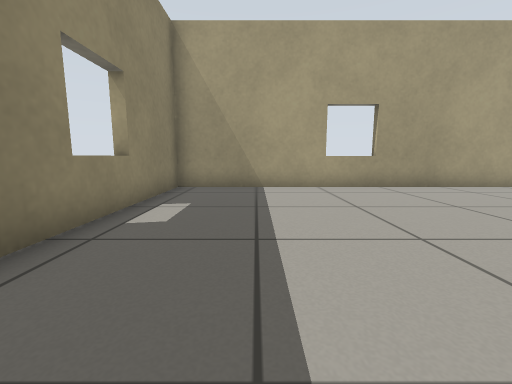
View 1 (above)

24 first-person views from a walk through a Gazebo world. The camera is 0.5 m above the floor, tilts 8° down and sees 90° across. The floor is counted in squares, 0.5 m on a side. Each view is taken from the middle of a square. On the plan, view 1 faces up. The plan holds only what a view shows up to about 11 squares ahead; the rest is blank.

View 2
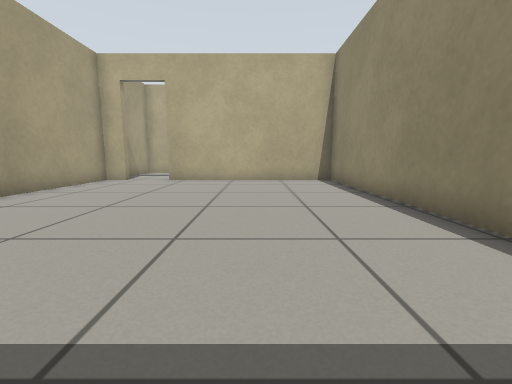

View 3
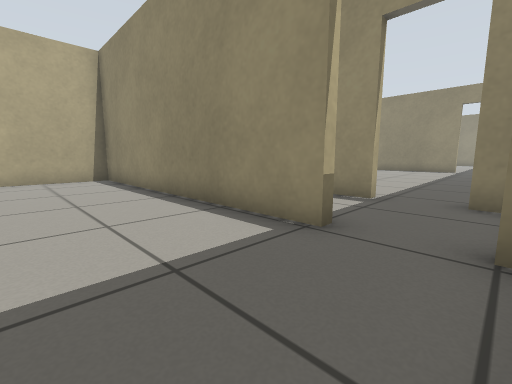

View 4
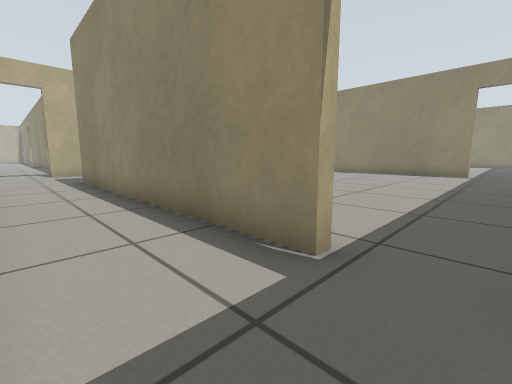

View 5
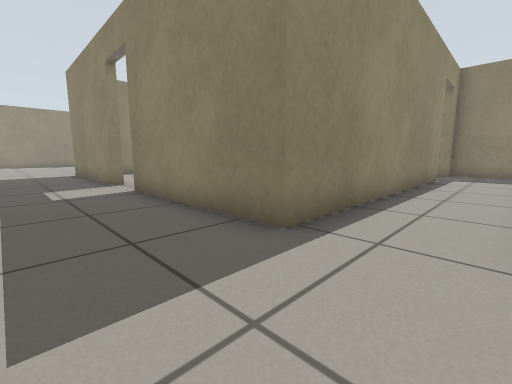

View 6
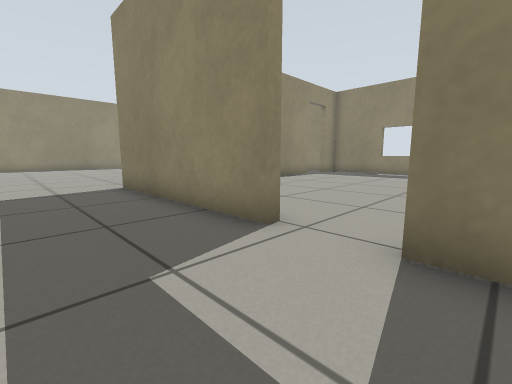

View 7
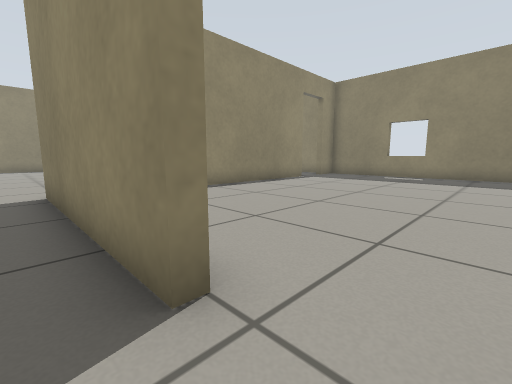

View 8
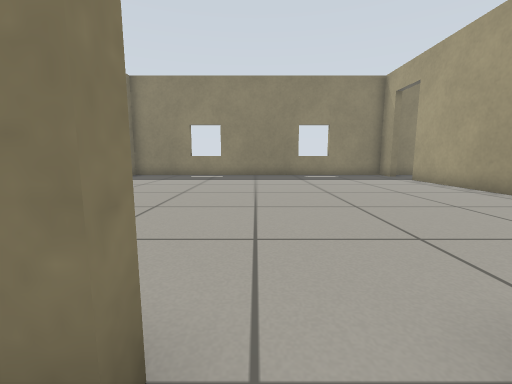

View 9
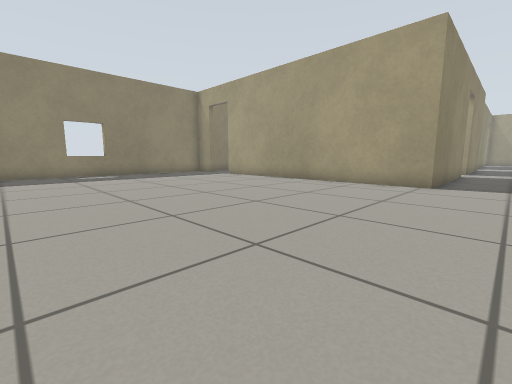

View 10
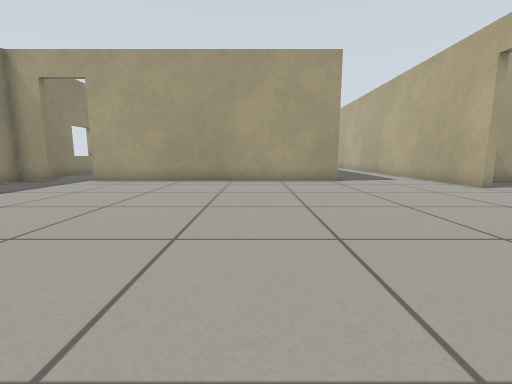

View 11
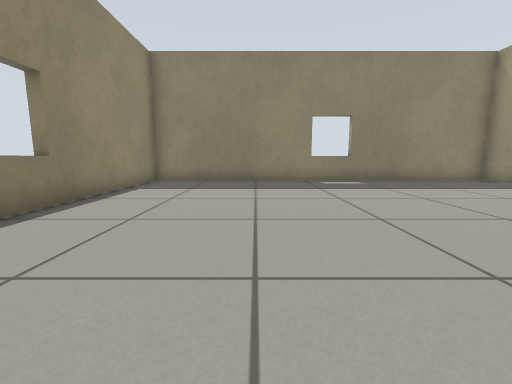

View 12
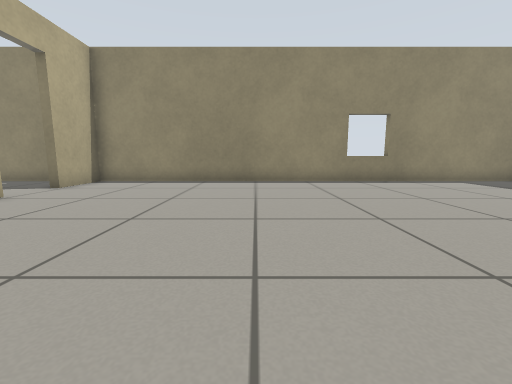

View 13
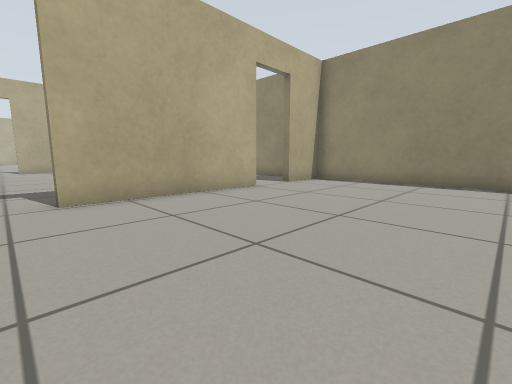

View 14
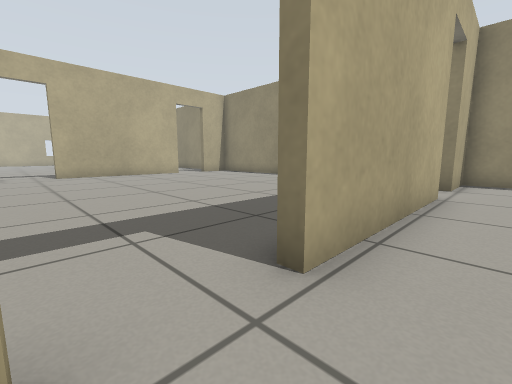

View 15
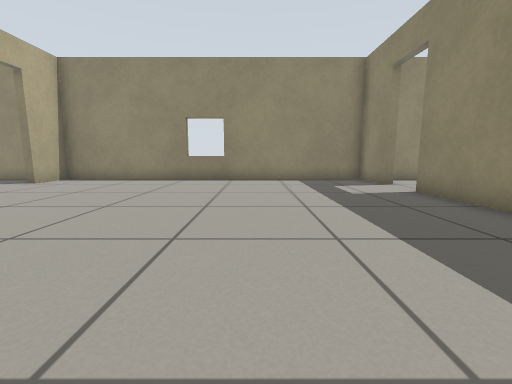

View 16
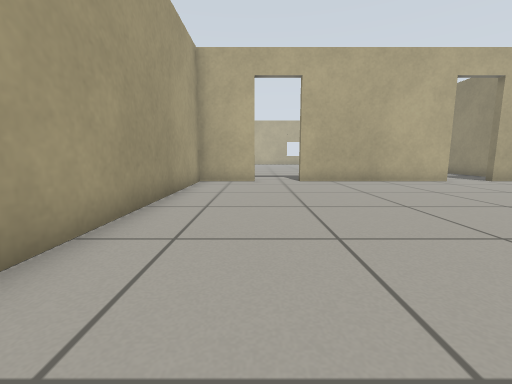

View 17
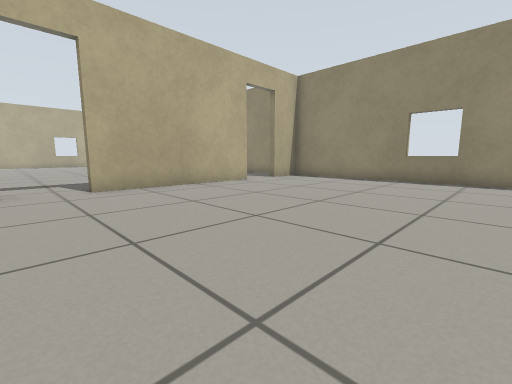

View 18
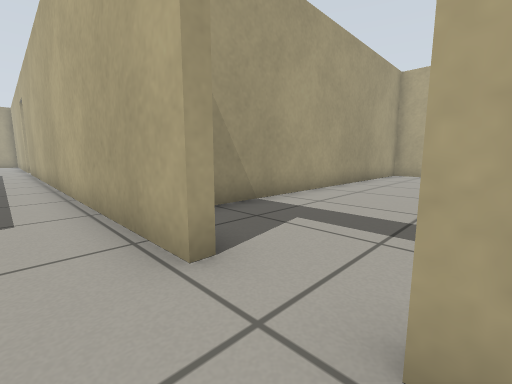

View 19
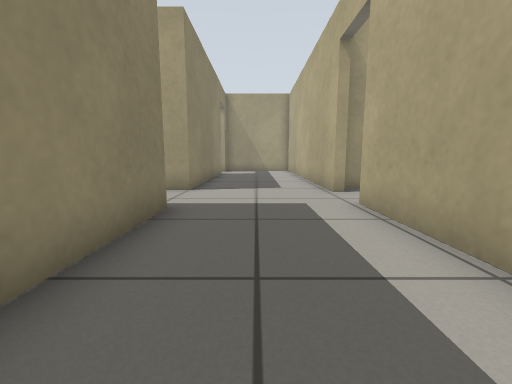

View 20
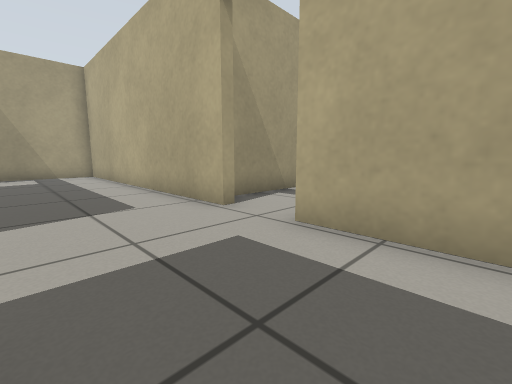

View 21
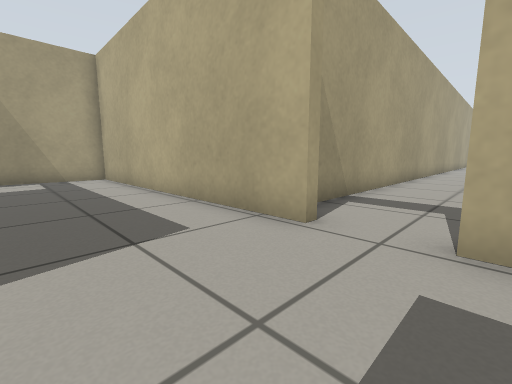

View 22
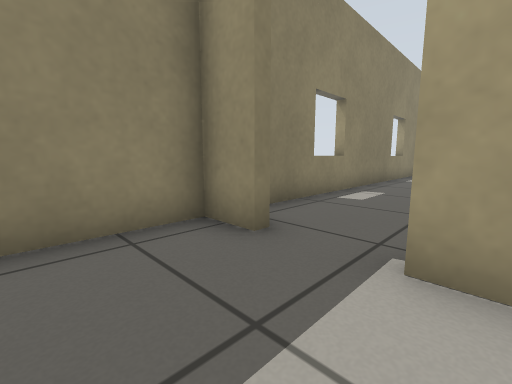

View 23
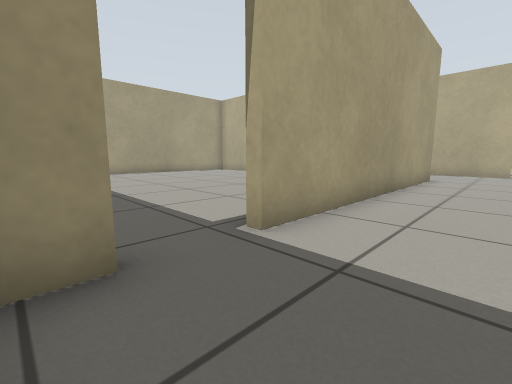

View 24
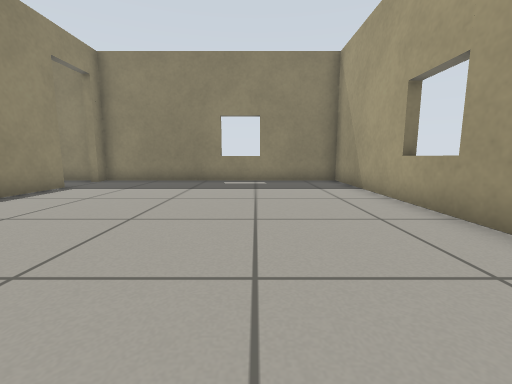

### Floor plan
Points are (right, up) in squares from view 1. A wall is a line through its corners. A room is listed if a view was taken in it or the views show most of it. See-through windows are left out.
Room 1 (views 1, 2, 3, 24)
walls: (-0.3, -1.1) (9.7, -1.1) (9.7, 5.7); (9.7, 8.3) (-2.5, 8.3) (-2.5, -1.1) (-1.9, -1.1)
ways out: open door at (-1.5, -1) to room 2; open door at (10, 6.5) to room 2
Room 2 (views 4, 5, 6, 7, 8, 9, 10, 11, 12, 13, 14, 18, 19, 20, 21, 22, 23)
walls: (14.2, -20) (14.2, -3.6); (10.3, -11.5) (10.3, -17.7) (0.3, -17.7); (-1.4, -17.7) (-2.5, -17.7) (-2.5, -31.1) (14.2, -31.1) (14.2, -28.9); (14.2, -27.3) (14.2, -21.6); (0.2, -4.2) (10.3, -4.2) (10.3, -9.8); (-2, -4.2) (-1.4, -4.2); (14.2, -2) (14.2, 8.3) (10.9, 8.3); (-2.5, -1.8) (-2.5, -3); (10, 2.5) (10, -1.4) (9.2, -1.4)
ways out: open door at (-1.5, -1) to room 1; open door at (10, 6.5) to room 1; open door at (14, -28.5) to room 3; open door at (14, -20.5) to room 3; open door at (-0.5, -17.5) to room 4; open door at (10, -10.5) to room 4; open door at (-0.5, -4); open door at (14, -2.5)
Room 3 (views 15, 16, 17)
walls: (14.5, -24.5) (14.5, -27.3); (14.5, -28.9) (14.5, -31.1) (27.1, -31.1) (27.1, -29.4); (27.1, -27.6) (27.1, -21.8); (27.1, -20) (27.1, -17.7) (16, -17.7)
ways out: open door at (14, -28.5) to room 2; open door at (14, -20.5) to room 2; open door at (27, -28.5); open door at (27, -20.5)
Room 4 (no view inside)
walls: (4.5, -4.5) (0.2, -4.5); (2.1, -17.4) (6, -17.4); (-2.5, -7.3) (-2.5, -16.1)
ways out: open door at (-0.5, -17.5) to room 2; open door at (10, -10.5) to room 2

Positions as (right, up) in squares from view 1, and headings:
1: (0, 0), facing up
2: (-1, 2), facing right
3: (-2, 2), facing down-right
4: (-1, -2), facing down-right
5: (13, -2), facing down-left
6: (13, -9), facing down-left
7: (11, -10), facing down-left
8: (11, -11), facing left
9: (12, -27), facing up-left
10: (7, -28), facing up
11: (8, -27), facing left
12: (8, -21), facing down
13: (8, -21), facing down-right
14: (13, -20), facing down-right
15: (19, -20), facing down
16: (17, -20), facing right
17: (19, -20), facing down-right
18: (13, -22), facing up-right
19: (12, -9), facing up
20: (11, -6), facing up-right
21: (11, -4), facing up-right
22: (1, -20), facing up-left
23: (-2, -20), facing up-right
24: (8, 5), facing left
